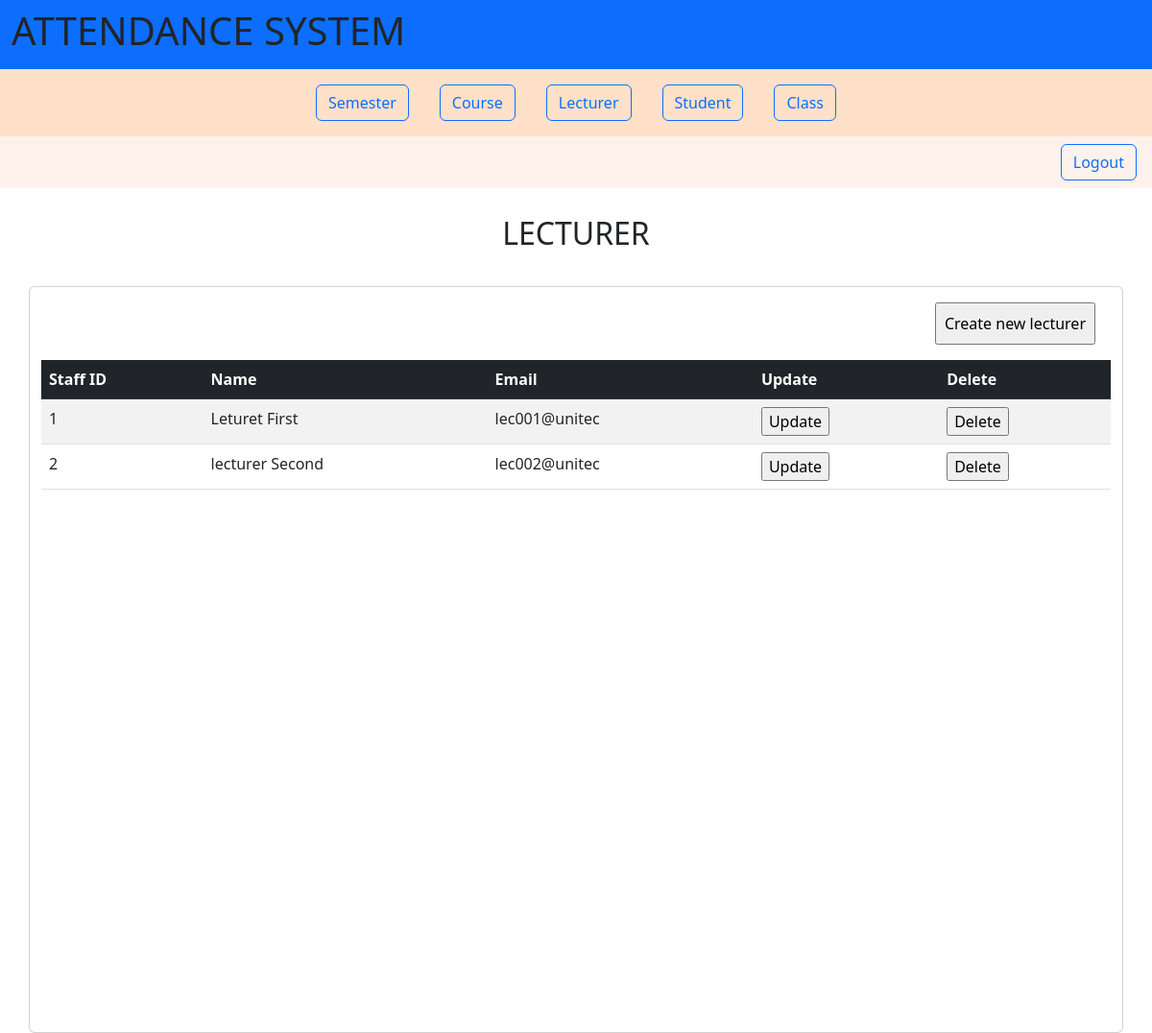
The app's page /lecturers/ (signed in) with its own data.
### attendance/models.py (models this page shows, shortened)
class Lecturer(models.Model):
    staff_id = models.AutoField(primary_key=True)
    DOB = models.DateField(blank=True, null=True)
    user = models.OneToOneField(User, on_delete=models.CASCADE, related_name='lecturer_user')

### attendance/views.py (the view)
# urls.py: path('lecturers/', lecturerList.as_view(), name='lecturer_list'),
class lecturerList(ListView):
    model = Lecturer
    template_name = 'lecturer_list.html'

### attendance/templates/lecturer_list.html (shortened to what this page needs)
{% extends "base.html" %}
{% block content %}
    {% if user.is_superuser %}
    <section class="mt-2 p-3 d-flex justify-content-center pb-4">
    <div class="col-0  m-1">
        <h2>LECTURER</h2>
    </div>
    </section>
    <div class="card container">
        <div class="col-0 align-self-end m-3">
            <form action="{% url 'lecturer_create' %}">
                <input type="submit" value="Create new lecturer" class="p-2">
            </form>
        </div>
        <div class="table-responsive table-scroll" data-mdb-perfect-scrollbar="true" style="position: relative; height: 700px">
            <table class="table table-striped mb-0 card-body p-0">
                <thead class="table-dark  ">
                    <tr>
                        <th scope="col">Staff ID</th>
                        <th scope="col">Name</th>
                        <th scope="col">Email</th>
                        <th scope="col">Update</th>
                        <th scope="col">Delete</th>
                    </tr>
                </thead>
                <tbody>
                    {% for lecturer in object_list %}
                    <tr>
                        <td>
                            {{ lecturer.staff_id }}
                        </td>
                        <td>
                            {{ lecturer.user.first_name }} {{ lecturer.user.last_name }}
                        </td>
                        <td>
                            {{ lecturer.user.email }}
                        </td>
                        <td>
                            <form action="{% url 'lecturer_detail' lecturer.staff_id %}">
                                <input type="submit" value="Update">
                            </form>
                        </td>
                        <td>
                            <form action="{% url 'lecturer_delete' lecturer.staff_id %}">
                                <input type="submit" value="Delete">
                            </form>
                        </td>
                    </tr>
                    {% endfor %}
                </tbody>
            </table>
        </div>
    </div>
    {% else %}
        <h1>You does not have authentication</h1>
    {% endif %}
{% endblock %}

### records on screen
Lecturer: staff_id "1", user.first_name "Leturet", user.last_name "First", user.email "lec001@unitec"
Lecturer: staff_id "2", user.first_name "lecturer", user.last_name "Second", user.email "lec002@unitec"
